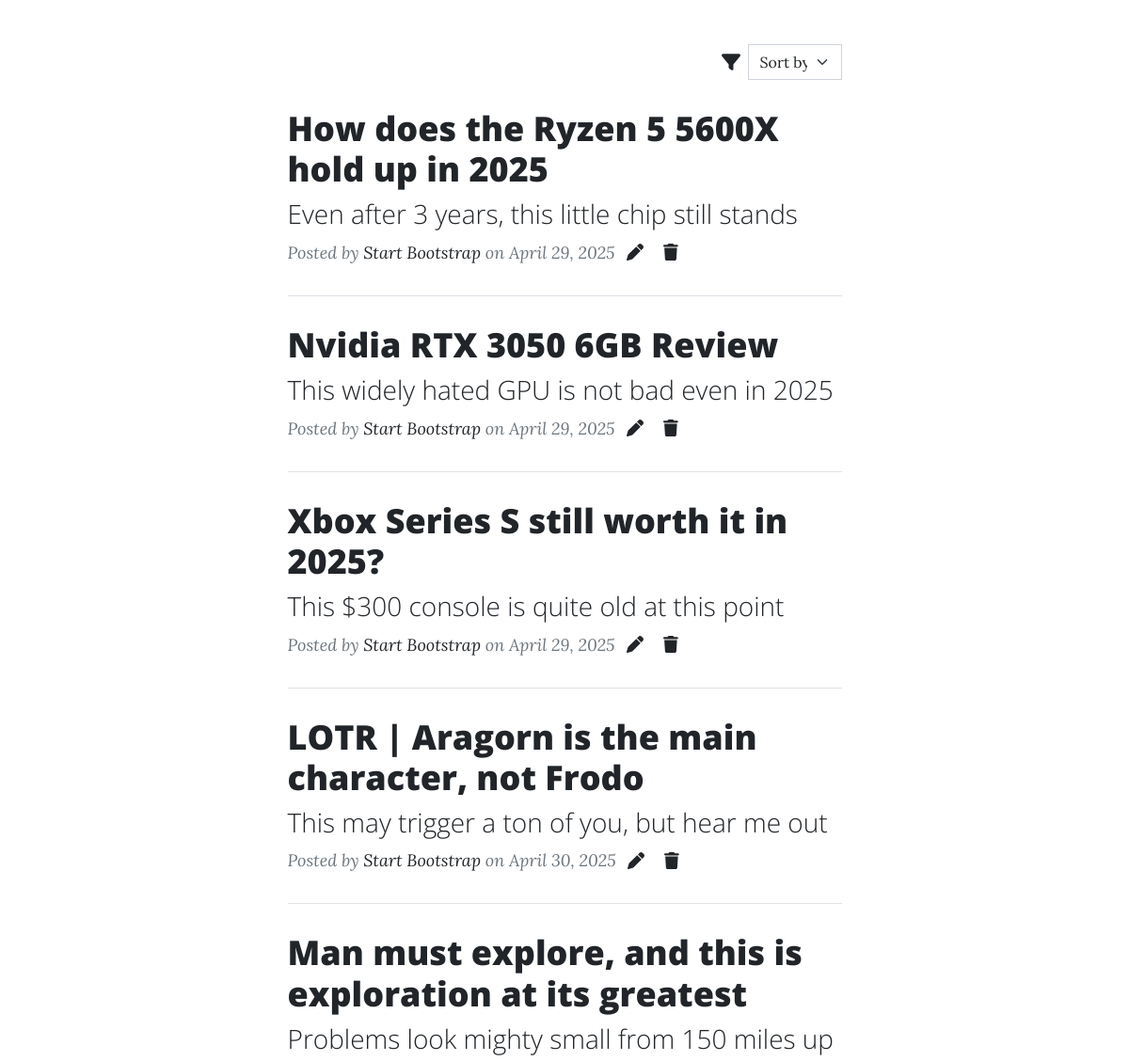
The app's page / (middle part), older data.
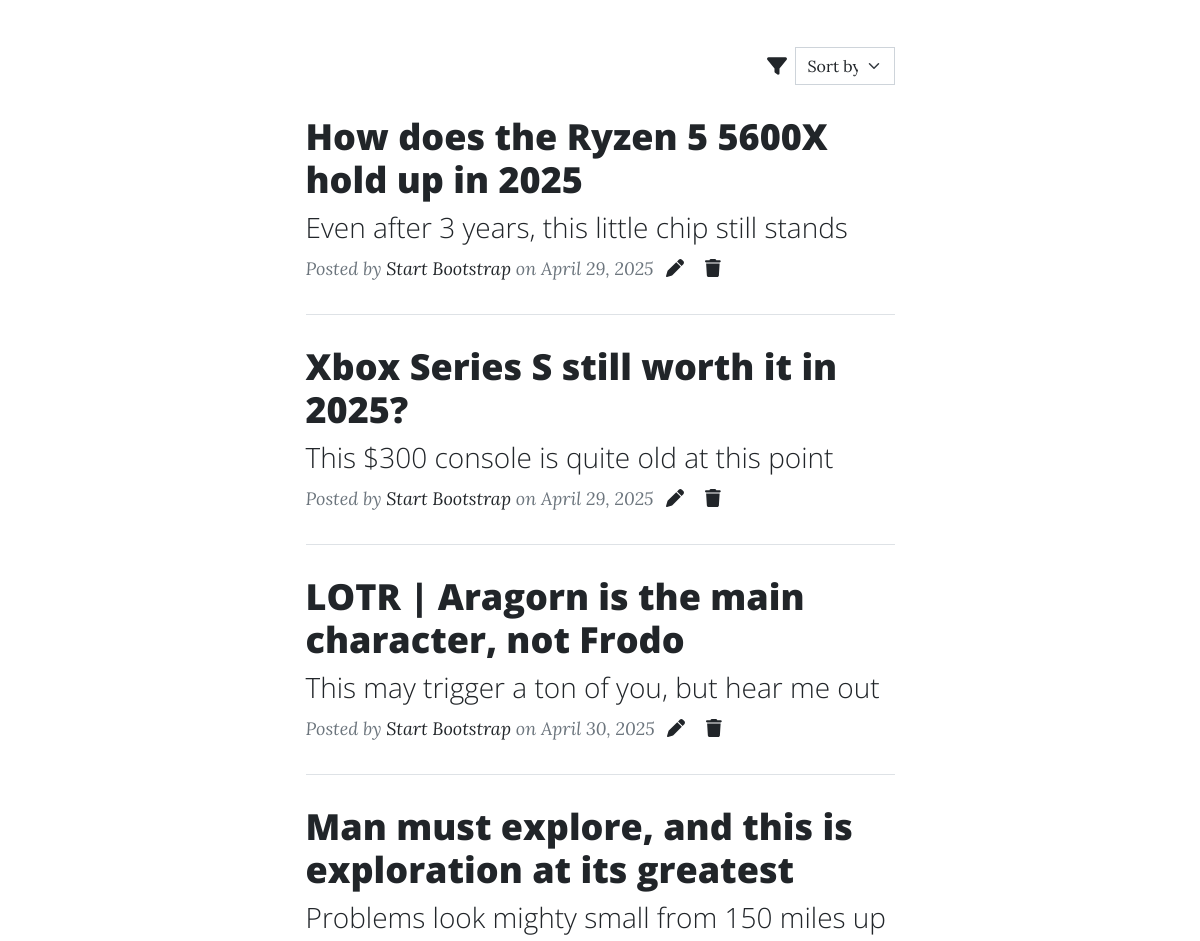
The same page, newer data.
### blog/models.py (models this page shows, shortened)
class Post(models.Model):
    tags = [
        ('tech', 'Tech'),
        ('cs', 'Computer Science'),
        ('ai', 'AI'),
        ('bio', 'Biology'),
        ('music', 'Music'),
        ('movies', 'Movies'),
        ('psychology', 'Psychology'),
        ('history', 'History'),
        ('books', 'Books & Literature'),
        ('fiction', 'Fiction'),
        ('gaming', 'Gaming'),
        ('other', 'Other'),
    ]
    title = models.CharField(max_length=130)
    subtitle = models.CharField(max_length=70, blank=True)
    content = models.TextField()
    tags = models.CharField(max_length=50, choices=tags, default='other')
    created_at = models.DateTimeField(auto_now_add=True)
    modified_at = models.DateTimeField(auto_now=True)

### mablog/views.py (the view)
# urls.py: 2. Add a URL to urlpatterns:  path('', views.home, name='home')
def home(request):
    posts = Post.objects.all()
    return render(request, 'index.html', {'posts': posts})

### templates/index.html (shortened to what this page needs)
{% extends 'base.html' %}
{% load static %}
{% block content %}
<div class="container px-4 px-lg-5">
    <div class="row gx-4 gx-lg-5 justify-content-center">
        <div class="col-md-10 col-lg-8 col-xl-7">
            <div class="d-flex ms-auto align-items-center justify-content-end">
                <i class="fa-solid fa-filter"></i>
                <form action="{% url 'post_list' %}" method="get">
                    <select name="filter" class="form-select ms-2" style="width: 100px" onchange="this.form.submit()">
                        <option value="" disabled selected>Sort by</option>
                    </select>
                </form>
            </div>
            {% for post in posts %}
                <div class="post-preview">
                    <a href="{% url 'post_detail' post.id %}">
                        <h2 class="post-title">{{ post.title }}</h2>
                        <h3 class="post-subtitle">{{ post.subtitle }}</h3>
                    </a>
                    <p class="post-meta">
                        Posted by
                        <a href="#!">Start Bootstrap</a>
                        on {{ post.created_at.date }}
                        <a href="{% url 'post_edit' post.id %}"><i class="fa-solid fa-pen ms-2"></i></a>
                        <a href="{% url 'post_delete' post.id %}"><i class="fa-solid fa-trash ms-3"></i></a>
                    </p>
                </div>
                <hr class="my-4" />
            {% endfor %}
            <div class="post-preview">
                <a href="post.html">
                    <h2 class="post-title">Man must explore, and this is exploration at its greatest</h2>
                    <h3 class="post-subtitle">Problems look mighty small from 150 miles up</h3>
                </a>
            </div>
        </div>
    </div>
</div>
{% endblock %}

Row changes from the older to the newer data that the page shows:
removed Post: title "Nvidia RTX 3050 6GB Review", subtitle "This widely hated GPU is not bad even in 2025", created_at "April 29, 2025"
